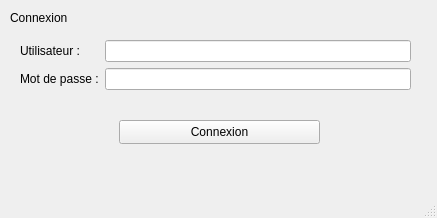
<?xml version="1.0" encoding="UTF-8"?>
<ui version="4.0">
 <class>MainWindow</class>
 <widget class="QMainWindow" name="MainWindow">
  <property name="geometry">
   <rect>
    <x>0</x>
    <y>0</y>
    <width>437</width>
    <height>218</height>
   </rect>
  </property>
  <property name="windowTitle">
   <string>MainWindow</string>
  </property>
  <widget class="QWidget" name="centralwidget">
   <widget class="QWidget" name="formLayoutWidget">
    <property name="geometry">
     <rect>
      <x>20</x>
      <y>40</y>
      <width>391</width>
      <height>61</height>
     </rect>
    </property>
    <layout class="QFormLayout" name="connectForm">
     <item row="0" column="0">
      <widget class="QLabel" name="userLabel">
       <property name="text">
        <string>Utilisateur :</string>
       </property>
      </widget>
     </item>
     <item row="1" column="0">
      <widget class="QLabel" name="pwLabel">
       <property name="text">
        <string>Mot de passe :</string>
       </property>
      </widget>
     </item>
     <item row="0" column="1">
      <widget class="QLineEdit" name="userLIneEdit"/>
     </item>
     <item row="1" column="1">
      <widget class="QLineEdit" name="pwLineEdit"/>
     </item>
    </layout>
   </widget>
   <widget class="QPushButton" name="connectButton">
    <property name="geometry">
     <rect>
      <x>119</x>
      <y>120</y>
      <width>201</width>
      <height>24</height>
     </rect>
    </property>
    <property name="text">
     <string>Connexion</string>
    </property>
   </widget>
   <widget class="QLabel" name="connexionLabel">
    <property name="geometry">
     <rect>
      <x>10</x>
      <y>10</y>
      <width>61</width>
      <height>16</height>
     </rect>
    </property>
    <property name="text">
     <string>Connexion</string>
    </property>
   </widget>
  </widget>
  <widget class="QMenuBar" name="menubar">
   <property name="geometry">
    <rect>
     <x>0</x>
     <y>0</y>
     <width>437</width>
     <height>21</height>
    </rect>
   </property>
  </widget>
  <widget class="QStatusBar" name="statusbar"/>
 </widget>
 <resources/>
 <connections/>
</ui>
